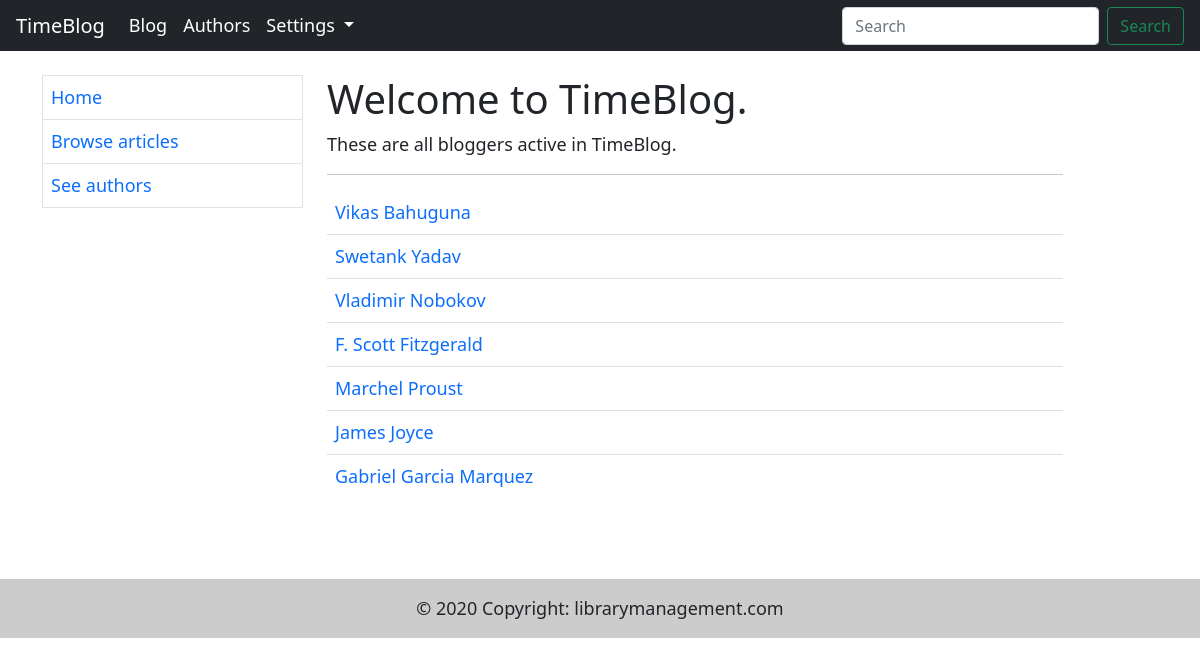
Page /blogs/authors/ (signed in) on the committed database.
### blog/models.py (models this page shows, shortened)
class Author(models.Model):
    first_name = models.CharField(max_length=100)
    last_name = models.CharField(max_length=100)
    bio = models.TextField(max_length=10000, blank=True)
    username = models.ForeignKey(User, on_delete=models.SET_NULL, null=True)
    date_of_birth = models.DateField(null=True, blank=True, default='1998-10-12')

### blog/views.py (the view)
# urls.py: path('authors/', views.AuthorListView.as_view(), name="authors"),
class AuthorListView(generic.ListView):
    model = Author
    template_name = 'blog/authors.html'
    context_object_name = 'authors'
    paginate_by = 8

### templates/blog/authors.html (shortened to what this page needs)
{% extends 'base.html' %}
{% block body %}
    <h1>Welcome to TimeBlog.</h1>
    <p class="vLargeTextField">These are all bloggers active in TimeBlog.</p>
    <hr>
    <ul class="list-group list-group-flush">
        {% for author in authors %}
            <li class="p-2 list-group-item">
                <a href="{% url 'author' author.pk %}"> {{ author.first_name }} {{ author.last_name }}</a>
            </li>
        {% endfor %}
    </ul>
{% endblock %}

### rows in the picture
Author: first_name "Vikas", last_name "Bahuguna"
Author: first_name "Swetank", last_name "Yadav"
Author: first_name "Vladimir", last_name "Nobokov"
Author: first_name "F. Scott", last_name "Fitzgerald"
Author: first_name "Marchel", last_name "Proust"
Author: first_name "James", last_name "Joyce"
Author: first_name "Gabriel Garcia", last_name "Marquez"
